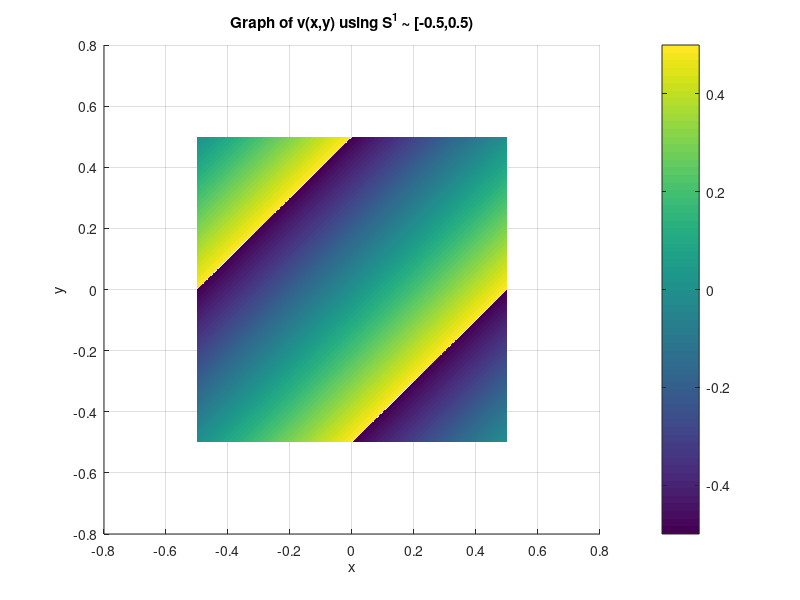

Write the MATLAB code that produced this figure.
function return_data = vis_sub_on_s1()
%VIS_SUB_ON_S1 provides a visualization of subtraction on S^1. My
%theoretical form is x-y=p_s(argmin_\bar{x}|\bar{x}-\bar{y}|-\bar{y}) where
%p_s is a covering map R\toS^1 and \bar notation selects representatives in
%R. This form simplifies in the computer by abusing the equivalence of
%true/false and 0/1.

    % Discretize space
    x = linspace(-1/2,1/2,1000);
    y = linspace(-1/2,1/2,1000);

    % Perform calculation
    d_r = x-y.';
    d_s = ((d_r < -1/2) - (d_r > 1/2)) + d_r;

    % Instantiate figure
    circ_diff_frame = figure(1);
    clf(circ_diff_frame);
    ax = axes(circ_diff_frame);

    % Plot results
    surf(ax, x,y,d_s);
    xlabel(ax,'x');
    ylabel(ax,'y');
    title(ax,'Graph of v(x,y) using S^1 ~ [-0.5,0.5)')
    shading interp;
    colorbar
    view(2)

    return_data = 1;

end
